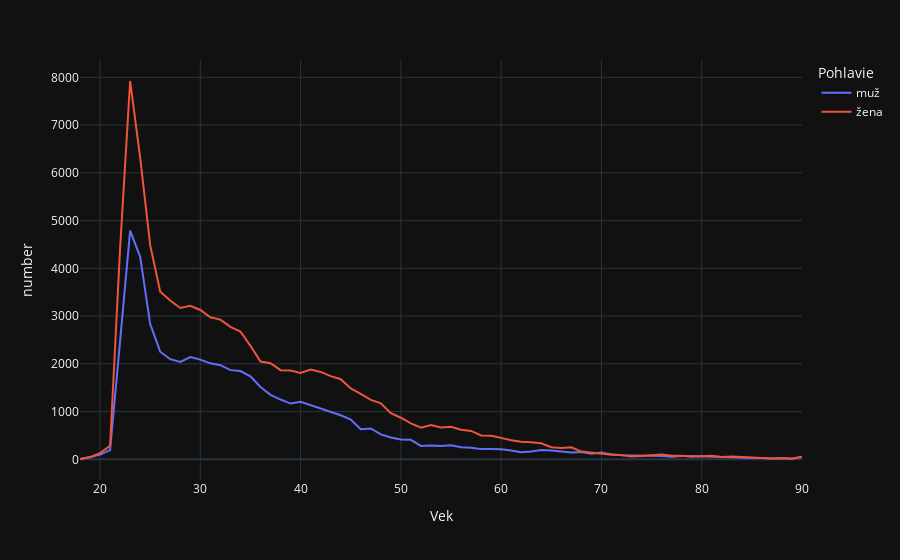
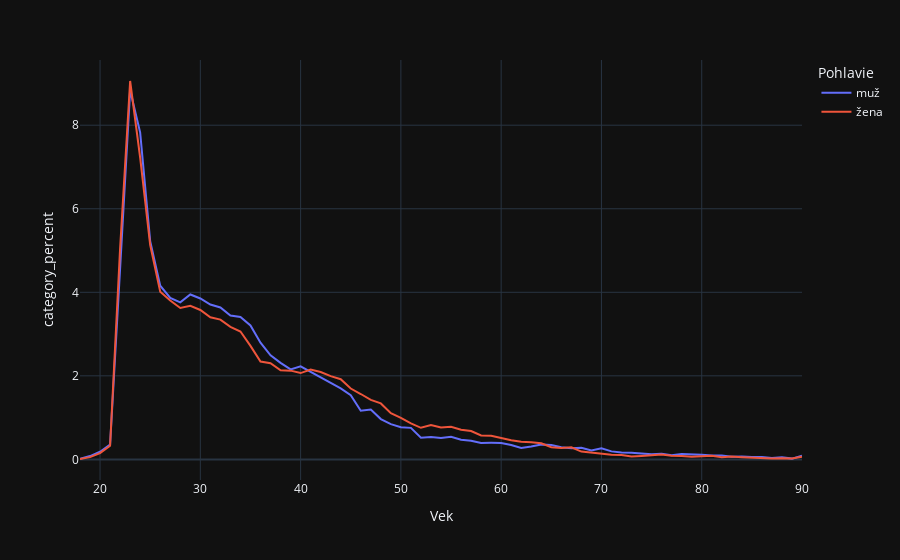
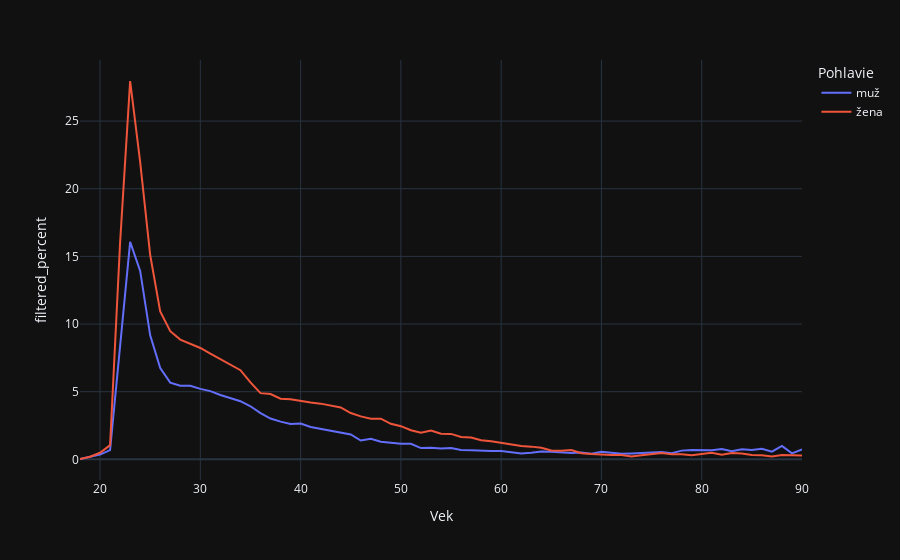
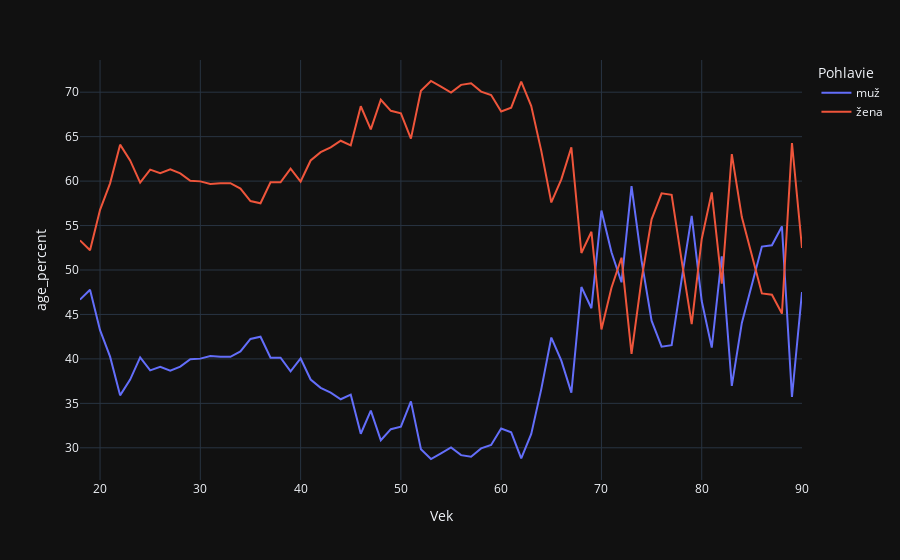

Notebook code cell kept with these figures, in order:
### Markdown cell above
## Computed/Display values
The following function returns a data frame with such properties
- `number` - number of people that satisfy query filter
- `category_percent` - total/denominator is category
- `filtered_percent` - filtered / not filtered
- `age_percent` - total/denominator is all at the same age

### Code cell
def compute_age_based(data, query, filter_result=None, feature=None):
    """
    Parameters:
        data (DataFrame): The input DataFrame containing the data to count.
        query (str): The query string to filter the data.
        filter_result (number, optional): The lower bound of the number of people to be
            displayed on the plot. 0 does nothing
        feature (str, optional): The column name to group by,
            determines categories (optional).
    """
    filtered = data.query(query)
    if feature is None:
        aggregated =     filtered.groupby(['Vek'])['abs.'].sum().reset_index(name='number')
        total_category = filtered                 ['abs.'].sum()
        total_unfiltered =   data.groupby(['Vek'])['abs.'].sum().rename('total_unfiltered')
        total_age =      filtered.groupby(['Vek'])['abs.'].sum().rename('total_age') # Makes no sense, always 100%
        aggregated = pd.merge(aggregated, total_unfiltered, on=['Vek'], how='left')
        aggregated = pd.merge(aggregated, total_age,        on=['Vek'], how='left')
        aggregated['category_percent'] = aggregated['number'] / total_category * 100
        aggregated['filtered_percent'] = aggregated['number'] / aggregated['total_unfiltered'] * 100
        aggregated['age_percent'] =      aggregated['number'] / aggregated['total_age'] * 100
    else:
        aggregated =     filtered.groupby(['Vek', feature])['abs.'].sum().reset_index(name='number')
        total_category = filtered.groupby([       feature])['abs.'].sum().rename('total_category')
        total_unfiltered =   data.groupby(['Vek', feature])['abs.'].sum().rename('total_unfiltered')
        total_age =      filtered.groupby(['Vek'         ])['abs.'].sum().rename('total_age')
        aggregated = pd.merge(aggregated, total_category,   on=[       feature], how='left')
        aggregated = pd.merge(aggregated, total_unfiltered, on=['Vek', feature], how='left')
        aggregated = pd.merge(aggregated, total_age,        on=['Vek',        ], how='left')
        aggregated['category_percent'] = aggregated['number'] / aggregated['total_category'] * 100
        aggregated['filtered_percent'] = aggregated['number'] / aggregated['total_unfiltered'] * 100
        aggregated['age_percent'] =      aggregated['number'] / aggregated['total_age'] * 100
    if filter_result is not None and filter_result > 0:
        aggregated = aggregated[aggregated['number'] >= filter_result]
    return aggregated

feature = 'Pohlavie'
data = compute_age_based(table_40, 'Vzdelanie == "vysokoškolské vzdelanie - 1. stupeň (Bc.)"', feature=feature)
px.line(data, x='Vek', y='number', color=feature, hover_data=['number']).show()
px.line(data, x='Vek', y='category_percent', color=feature, hover_data=['number']).show()
px.line(data, x='Vek', y='filtered_percent', color=feature, hover_data=['number']).show()
px.line(data, x='Vek', y='age_percent', color=feature, hover_data=['number']).show()

### Figure 1 — Plotly figure (JSON) as saved in the notebook; plotly's stock layout.template omitted (floating-point values rounded to 4 significant figures)
{"data": [{"hovertemplate": "Pohlavie=muž<br>Vek=%{x}<br>number=%{y}<extra></extra>", "legendgroup": "muž", "line": {"color": "#636efa", "dash": "solid"}, "marker": {"symbol": "circle"}, "mode": "lines", "name": "muž", "orientation": "v", "showlegend": true, "type": "scatter", "x": [18, 19, 20, 21, 22, 23, 24, 25, 26, 27, 28, 29, 30, 31, 32, 33, 34, 35, 36, 37, 38, 39, 40, 41, 42, 43, 44, 45, 46, 47, 48, 49, 50, 51, 52, 53, 54, 55, 56, 57, 58, 59, 60, 61, 62, 63, 64, 65, 66, 67, 68, 69, 70, 71, 72, 73, 74, 75, 76, 77, 78, 79, 80, 81, 82, 83, 84, 85, 86, 87, 88, 89, 90], "xaxis": "x", "y": [7, 43, 99, 192, 2479, 4790, 4242, 2833, 2254, 2097, 2038, 2140, 2088, 2010, 1971, 1868, 1848, 1739, 1514, 1350, 1252, 1168, 1207, 1136, 1063, 989, 922, 834, 632, 647, 523, 457, 417, 409, 281, 290, 278, 293, 255, 243, 214, 215, 213, 186, 149, 166, 194, 187, 158, 143, 151, 117, 144, 104, 88, 85, 73, 66, 72, 54, 70, 69, 60, 52, 50, 34, 37, 30, 30, 19, 28, 10, 48], "yaxis": "y"}, {"hovertemplate": "Pohlavie=žena<br>Vek=%{x}<br>number=%{y}<extra></extra>", "legendgroup": "žena", "line": {"color": "#EF553B", "dash": "solid"}, "marker": {"symbol": "circle"}, "mode": "lines", "name": "žena", "orientation": "v", "showlegend": true, "type": "scatter", "x": [18, 19, 20, 21, 22, 23, 24, 25, 26, 27, 28, 29, 30, 31, 32, 33, 34, 35, 36, 37, 38, 39, 40, 41, 42, 43, 44, 45, 46, 47, 48, 49, 50, 51, 52, 53, 54, 55, 56, 57, 58, 59, 60, 61, 62, 63, 64, 65, 66, 67, 68, 69, 70, 71, 72, 73, 74, 75, 76, 77, 78, 79, 80, 81, 82, 83, 84, 85, 86, 87, 88, 89, 90], "xaxis": "x", "y": [8, 47, 130, 285, 4426, 7923, 6316, 4485, 3511, 3326, 3170, 3215, 3128, 2975, 2927, 2775, 2677, 2377, 2049, 2014, 1867, 1858, 1807, 1879, 1830, 1743, 1678, 1484, 1369, 1246, 1172, 967, 871, 752, 661, 719, 668, 682, 619, 595, 501, 494, 449, 400, 368, 360, 336, 254, 239, 252, 163, 139, 110, 96, 93, 58, 70, 83, 102, 76, 73, 54, 69, 74, 47, 58, 47, 32, 27, 17, 23, 18, 53], "yaxis": "y"}], "layout": {"legend": {"title": {"text": "Pohlavie"}, "tracegroupgap": 0}, "margin": {"t": 60}, "xaxis": {"anchor": "y", "domain": [0, 1], "title": {"text": "Vek"}}, "yaxis": {"anchor": "x", "domain": [0, 1], "title": {"text": "number"}}}}

### Figure 2 — Plotly figure (JSON) as saved in the notebook; plotly's stock layout.template omitted (floating-point values rounded to 4 significant figures)
{"data": [{"customdata": [[7], [43], [99], [192], [2479], [4790], [4242], [2833], [2254], [2097], [2038], [2140], [2088], [2010], [1971], [1868], [1848], [1739], [1514], [1350], [1252], [1168], [1207], [1136], [1063], [989], [922], [834], [632], [647], [523], [457], [417], [409], [281], [290], [278], [293], [255], [243], [214], [215], [213], [186], [149], [166], [194], [187], [158], [143], [151], [117], [144], [104], [88], [85], [73], [66], [72], [54], [70], [69], [60], [52], [50], [34], [37], [30], [30], [19], [28], [10], [48]], "hovertemplate": "Pohlavie=muž<br>Vek=%{x}<br>category_percent=%{y}<br>number=%{customdata[0]}<extra></extra>", "legendgroup": "muž", "line": {"color": "#636efa", "dash": "solid"}, "marker": {"symbol": "circle"}, "mode": "lines", "name": "muž", "orientation": "v", "showlegend": true, "type": "scatter", "x": [18, 19, 20, 21, 22, 23, 24, 25, 26, 27, 28, 29, 30, 31, 32, 33, 34, 35, 36, 37, 38, 39, 40, 41, 42, 43, 44, 45, 46, 47, 48, 49, 50, 51, 52, 53, 54, 55, 56, 57, 58, 59, 60, 61, 62, 63, 64, 65, 66, 67, 68, 69, 70, 71, 72, 73, 74, 75, 76, 77, 78, 79, 80, 81, 82, 83, 84, 85, 86, 87, 88, 89, 90], "xaxis": "x", "y": [0.01291, 0.07932, 0.1826, 0.3542, 4.573, 8.835, 7.825, 5.226, 4.158, 3.868, 3.759, 3.947, 3.851, 3.708, 3.636, 3.446, 3.409, 3.208, 2.793, 2.49, 2.309, 2.154, 2.226, 2.095, 1.961, 1.824, 1.701, 1.538, 1.166, 1.193, 0.9647, 0.843, 0.7692, 0.7544, 0.5183, 0.5349, 0.5128, 0.5405, 0.4704, 0.4482, 0.3947, 0.3966, 0.3929, 0.3431, 0.2748, 0.3062, 0.3578, 0.3449, 0.2914, 0.2638, 0.2785, 0.2158, 0.2656, 0.1918, 0.1623, 0.1568, 0.1347, 0.1217, 0.1328, 0.09961, 0.1291, 0.1273, 0.1107, 0.09592, 0.09223, 0.06271, 0.06825, 0.05534, 0.05534, 0.03505, 0.05165, 0.01845, 0.08854], "yaxis": "y"}, {"customdata": [[8], [47], [130], [285], [4426], [7923], [6316], [4485], [3511], [3326], [3170], [3215], [3128], [2975], [2927], [2775], [2677], [2377], [2049], [2014], [1867], [1858], [1807], [1879], [1830], [1743], [1678], [1484], [1369], [1246], [1172], [967], [871], [752], [661], [719], [668], [682], [619], [595], [501], [494], [449], [400], [368], [360], [336], [254], [239], [252], [163], [139], [110], [96], [93], [58], [70], [83], [102], [76], [73], [54], [69], [74], [47], [58], [47], [32], [27], [17], [23], [18], [53]], "hovertemplate": "Pohlavie=žena<br>Vek=%{x}<br>category_percent=%{y}<br>number=%{customdata[0]}<extra></extra>", "legendgroup": "žena", "line": {"color": "#EF553B", "dash": "solid"}, "marker": {"symbol": "circle"}, "mode": "lines", "name": "žena", "orientation": "v", "showlegend": true, "type": "scatter", "x": [18, 19, 20, 21, 22, 23, 24, 25, 26, 27, 28, 29, 30, 31, 32, 33, 34, 35, 36, 37, 38, 39, 40, 41, 42, 43, 44, 45, 46, 47, 48, 49, 50, 51, 52, 53, 54, 55, 56, 57, 58, 59, 60, 61, 62, 63, 64, 65, 66, 67, 68, 69, 70, 71, 72, 73, 74, 75, 76, 77, 78, 79, 80, 81, 82, 83, 84, 85, 86, 87, 88, 89, 90], "xaxis": "x", "y": [0.009146, 0.05374, 0.1486, 0.3258, 5.06, 9.058, 7.221, 5.128, 4.014, 3.803, 3.624, 3.676, 3.576, 3.401, 3.346, 3.173, 3.061, 2.718, 2.343, 2.303, 2.135, 2.124, 2.066, 2.148, 2.092, 1.993, 1.918, 1.697, 1.565, 1.425, 1.34, 1.106, 0.9958, 0.8598, 0.7557, 0.822, 0.7637, 0.7797, 0.7077, 0.6803, 0.5728, 0.5648, 0.5133, 0.4573, 0.4207, 0.4116, 0.3841, 0.2904, 0.2732, 0.2881, 0.1864, 0.1589, 0.1258, 0.1098, 0.1063, 0.06631, 0.08003, 0.09489, 0.1166, 0.08689, 0.08346, 0.06174, 0.07889, 0.0846, 0.05374, 0.06631, 0.05374, 0.03659, 0.03087, 0.01944, 0.0263, 0.02058, 0.06059], "yaxis": "y"}], "layout": {"legend": {"title": {"text": "Pohlavie"}, "tracegroupgap": 0}, "margin": {"t": 60}, "xaxis": {"anchor": "y", "domain": [0, 1], "title": {"text": "Vek"}}, "yaxis": {"anchor": "x", "domain": [0, 1], "title": {"text": "category_percent"}}}}

### Figure 3 — Plotly figure (JSON) as saved in the notebook; plotly's stock layout.template omitted (floating-point values rounded to 4 significant figures)
{"data": [{"customdata": [[7], [43], [99], [192], [2479], [4790], [4242], [2833], [2254], [2097], [2038], [2140], [2088], [2010], [1971], [1868], [1848], [1739], [1514], [1350], [1252], [1168], [1207], [1136], [1063], [989], [922], [834], [632], [647], [523], [457], [417], [409], [281], [290], [278], [293], [255], [243], [214], [215], [213], [186], [149], [166], [194], [187], [158], [143], [151], [117], [144], [104], [88], [85], [73], [66], [72], [54], [70], [69], [60], [52], [50], [34], [37], [30], [30], [19], [28], [10], [48]], "hovertemplate": "Pohlavie=muž<br>Vek=%{x}<br>filtered_percent=%{y}<br>number=%{customdata[0]}<extra></extra>", "legendgroup": "muž", "line": {"color": "#636efa", "dash": "solid"}, "marker": {"symbol": "circle"}, "mode": "lines", "name": "muž", "orientation": "v", "showlegend": true, "type": "scatter", "x": [18, 19, 20, 21, 22, 23, 24, 25, 26, 27, 28, 29, 30, 31, 32, 33, 34, 35, 36, 37, 38, 39, 40, 41, 42, 43, 44, 45, 46, 47, 48, 49, 50, 51, 52, 53, 54, 55, 56, 57, 58, 59, 60, 61, 62, 63, 64, 65, 66, 67, 68, 69, 70, 71, 72, 73, 74, 75, 76, 77, 78, 79, 80, 81, 82, 83, 84, 85, 86, 87, 88, 89, 90], "xaxis": "x", "y": [0.02731, 0.1638, 0.3562, 0.6815, 8.567, 16.07, 13.92, 9.164, 6.756, 5.674, 5.444, 5.443, 5.208, 5.042, 4.76, 4.517, 4.301, 3.926, 3.417, 3.016, 2.788, 2.621, 2.649, 2.398, 2.258, 2.088, 1.958, 1.84, 1.394, 1.514, 1.305, 1.21, 1.148, 1.153, 0.8364, 0.8611, 0.8036, 0.8332, 0.6999, 0.6798, 0.6344, 0.6256, 0.6267, 0.5595, 0.4395, 0.4853, 0.5742, 0.5672, 0.4977, 0.4714, 0.516, 0.4197, 0.5616, 0.4635, 0.4137, 0.4396, 0.4687, 0.4883, 0.5482, 0.4593, 0.6469, 0.6896, 0.6631, 0.6796, 0.7593, 0.604, 0.7464, 0.6887, 0.7827, 0.5749, 0.994, 0.447, 0.7314], "yaxis": "y"}, {"customdata": [[8], [47], [130], [285], [4426], [7923], [6316], [4485], [3511], [3326], [3170], [3215], [3128], [2975], [2927], [2775], [2677], [2377], [2049], [2014], [1867], [1858], [1807], [1879], [1830], [1743], [1678], [1484], [1369], [1246], [1172], [967], [871], [752], [661], [719], [668], [682], [619], [595], [501], [494], [449], [400], [368], [360], [336], [254], [239], [252], [163], [139], [110], [96], [93], [58], [70], [83], [102], [76], [73], [54], [69], [74], [47], [58], [47], [32], [27], [17], [23], [18], [53]], "hovertemplate": "Pohlavie=žena<br>Vek=%{x}<br>filtered_percent=%{y}<br>number=%{customdata[0]}<extra></extra>", "legendgroup": "žena", "line": {"color": "#EF553B", "dash": "solid"}, "marker": {"symbol": "circle"}, "mode": "lines", "name": "žena", "orientation": "v", "showlegend": true, "type": "scatter", "x": [18, 19, 20, 21, 22, 23, 24, 25, 26, 27, 28, 29, 30, 31, 32, 33, 34, 35, 36, 37, 38, 39, 40, 41, 42, 43, 44, 45, 46, 47, 48, 49, 50, 51, 52, 53, 54, 55, 56, 57, 58, 59, 60, 61, 62, 63, 64, 65, 66, 67, 68, 69, 70, 71, 72, 73, 74, 75, 76, 77, 78, 79, 80, 81, 82, 83, 84, 85, 86, 87, 88, 89, 90], "xaxis": "x", "y": [0.03275, 0.1909, 0.4893, 1.05, 16.04, 27.96, 21.97, 15.1, 10.92, 9.475, 8.849, 8.559, 8.23, 7.815, 7.414, 6.969, 6.591, 5.686, 4.895, 4.828, 4.478, 4.437, 4.294, 4.198, 4.118, 3.978, 3.838, 3.422, 3.175, 3.007, 3.005, 2.631, 2.454, 2.155, 1.976, 2.133, 1.891, 1.882, 1.659, 1.609, 1.417, 1.347, 1.237, 1.122, 0.9831, 0.9417, 0.8551, 0.6541, 0.6376, 0.687, 0.4471, 0.39, 0.329, 0.3167, 0.3178, 0.2084, 0.2981, 0.3902, 0.4683, 0.3859, 0.3816, 0.2969, 0.4045, 0.4838, 0.3395, 0.472, 0.4249, 0.316, 0.3077, 0.2202, 0.3252, 0.3142, 0.2934], "yaxis": "y"}], "layout": {"legend": {"title": {"text": "Pohlavie"}, "tracegroupgap": 0}, "margin": {"t": 60}, "xaxis": {"anchor": "y", "domain": [0, 1], "title": {"text": "Vek"}}, "yaxis": {"anchor": "x", "domain": [0, 1], "title": {"text": "filtered_percent"}}}}

### Figure 4 — Plotly figure (JSON) as saved in the notebook; plotly's stock layout.template omitted (floating-point values rounded to 4 significant figures)
{"data": [{"customdata": [[7], [43], [99], [192], [2479], [4790], [4242], [2833], [2254], [2097], [2038], [2140], [2088], [2010], [1971], [1868], [1848], [1739], [1514], [1350], [1252], [1168], [1207], [1136], [1063], [989], [922], [834], [632], [647], [523], [457], [417], [409], [281], [290], [278], [293], [255], [243], [214], [215], [213], [186], [149], [166], [194], [187], [158], [143], [151], [117], [144], [104], [88], [85], [73], [66], [72], [54], [70], [69], [60], [52], [50], [34], [37], [30], [30], [19], [28], [10], [48]], "hovertemplate": "Pohlavie=muž<br>Vek=%{x}<br>age_percent=%{y}<br>number=%{customdata[0]}<extra></extra>", "legendgroup": "muž", "line": {"color": "#636efa", "dash": "solid"}, "marker": {"symbol": "circle"}, "mode": "lines", "name": "muž", "orientation": "v", "showlegend": true, "type": "scatter", "x": [18, 19, 20, 21, 22, 23, 24, 25, 26, 27, 28, 29, 30, 31, 32, 33, 34, 35, 36, 37, 38, 39, 40, 41, 42, 43, 44, 45, 46, 47, 48, 49, 50, 51, 52, 53, 54, 55, 56, 57, 58, 59, 60, 61, 62, 63, 64, 65, 66, 67, 68, 69, 70, 71, 72, 73, 74, 75, 76, 77, 78, 79, 80, 81, 82, 83, 84, 85, 86, 87, 88, 89, 90], "xaxis": "x", "y": [46.67, 47.78, 43.23, 40.25, 35.9, 37.68, 40.18, 38.71, 39.1, 38.67, 39.13, 39.96, 40.03, 40.32, 40.24, 40.23, 40.84, 42.25, 42.49, 40.13, 40.14, 38.6, 40.05, 37.68, 36.74, 36.2, 35.46, 35.98, 31.58, 34.18, 30.86, 32.09, 32.38, 35.23, 29.83, 28.74, 29.39, 30.05, 29.18, 29.0, 29.93, 30.32, 32.18, 31.74, 28.82, 31.56, 36.6, 42.4, 39.8, 36.2, 48.09, 45.7, 56.69, 52, 48.62, 59.44, 51.05, 44.3, 41.38, 41.54, 48.95, 56.1, 46.51, 41.27, 51.55, 36.96, 44.05, 48.39, 52.63, 52.78, 54.9, 35.71, 47.52], "yaxis": "y"}, {"customdata": [[8], [47], [130], [285], [4426], [7923], [6316], [4485], [3511], [3326], [3170], [3215], [3128], [2975], [2927], [2775], [2677], [2377], [2049], [2014], [1867], [1858], [1807], [1879], [1830], [1743], [1678], [1484], [1369], [1246], [1172], [967], [871], [752], [661], [719], [668], [682], [619], [595], [501], [494], [449], [400], [368], [360], [336], [254], [239], [252], [163], [139], [110], [96], [93], [58], [70], [83], [102], [76], [73], [54], [69], [74], [47], [58], [47], [32], [27], [17], [23], [18], [53]], "hovertemplate": "Pohlavie=žena<br>Vek=%{x}<br>age_percent=%{y}<br>number=%{customdata[0]}<extra></extra>", "legendgroup": "žena", "line": {"color": "#EF553B", "dash": "solid"}, "marker": {"symbol": "circle"}, "mode": "lines", "name": "žena", "orientation": "v", "showlegend": true, "type": "scatter", "x": [18, 19, 20, 21, 22, 23, 24, 25, 26, 27, 28, 29, 30, 31, 32, 33, 34, 35, 36, 37, 38, 39, 40, 41, 42, 43, 44, 45, 46, 47, 48, 49, 50, 51, 52, 53, 54, 55, 56, 57, 58, 59, 60, 61, 62, 63, 64, 65, 66, 67, 68, 69, 70, 71, 72, 73, 74, 75, 76, 77, 78, 79, 80, 81, 82, 83, 84, 85, 86, 87, 88, 89, 90], "xaxis": "x", "y": [53.33, 52.22, 56.77, 59.75, 64.1, 62.32, 59.82, 61.29, 60.9, 61.33, 60.87, 60.04, 59.97, 59.68, 59.76, 59.77, 59.16, 57.75, 57.51, 59.87, 59.86, 61.4, 59.95, 62.32, 63.26, 63.8, 64.54, 64.02, 68.42, 65.82, 69.14, 67.91, 67.62, 64.77, 70.17, 71.26, 70.61, 69.95, 70.82, 71.0, 70.07, 69.68, 67.82, 68.26, 71.18, 68.44, 63.4, 57.6, 60.2, 63.8, 51.91, 54.3, 43.31, 48, 51.38, 40.56, 48.95, 55.7, 58.62, 58.46, 51.05, 43.9, 53.49, 58.73, 48.45, 63.04, 55.95, 51.61, 47.37, 47.22, 45.1, 64.29, 52.48], "yaxis": "y"}], "layout": {"legend": {"title": {"text": "Pohlavie"}, "tracegroupgap": 0}, "margin": {"t": 60}, "xaxis": {"anchor": "y", "domain": [0, 1], "title": {"text": "Vek"}}, "yaxis": {"anchor": "x", "domain": [0, 1], "title": {"text": "age_percent"}}}}
